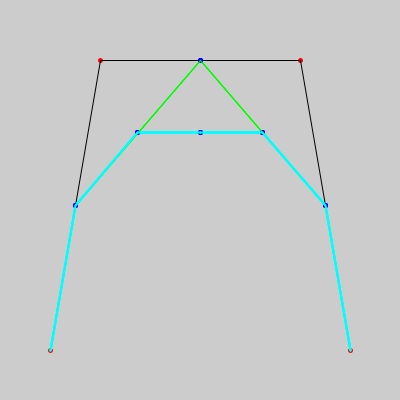
Frame 1 (no input)
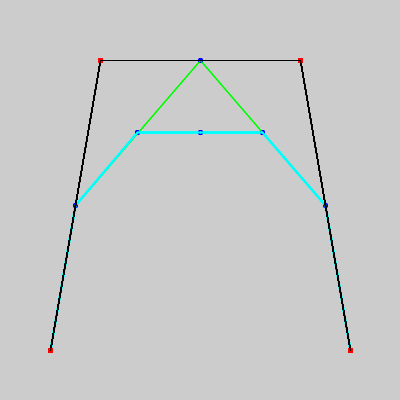
Frame 60 (the mouse pressed at the canvas centre just before this capture)
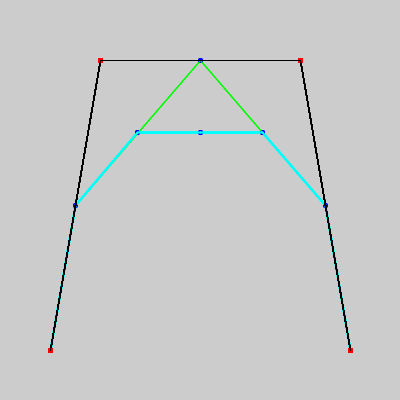
Frame 120 (the mouse held since frame 60 and released just before this capture)

The Processing sketch that drew these frames (run headless with seeded random() and noise(); from frame 60 on, the mouse is pressed at the canvas centre):

// Processing sketch: sketch_140930c
// ── sketch_140930c.pde
PVector [] P = {  


  new PVector( 50, 350 ), 


  new PVector(100, 60 ), 


  new PVector( 300, 60 ), 


  new PVector( 350, 350 ) 


};


PVector [] midpoint = new PVector[6];
PVector [] mPoint = new PVector[8];
PVector [] divPoint = new PVector[4];
PVector [] divPoint2 = new PVector[4];
PVector [] tmpPoint = new PVector[8];
int t= 0;

void setup() 
{ 

  size(400,400); 
   noFill(); 
  

} 



void draw() 
{ 
  stroke(255.0, 0.0, 0.0); 
  strokeWeight(5.0);
 PVector [] Q = new PVector [P.length];
  
  //P point 
  for(int i=0; i<Q.length; i++)
  {
    point(P[i].x,P[i].y);
  }
  stroke(0.0, 0.0, 0.0); 
  strokeWeight(1.0);
  for(int j=0; j<3; j++)
  {
     line(P[j].x,P[j].y,P[j+1].x,P[j+1].y);
  }
  
//    midpoint(P);
//    midpointLinePoint(midpoint);
//    P7toP8(P,midpoint);

 
  if(t<1)
  {
   BezierbyMid(P,4);
   t++;
  }
}

void midpoint(PVector [] n)
{
   for(int z=0; z<6; z++)
   {
      midpoint[z] = new PVector(0,0);
   }
   int cot =0;
   for(int i=0; i<3; i++)
   {
       midpoint[cot].x =  n[i].x +(n[i+1].x-n[i].x)/2;
       midpoint[cot].y =  n[i].y +(n[i+1].y-n[i].y)/2;
       cot++;
   }
   
   for(int j=0; j<2; j++)
   {
       midpoint[cot].x  = midpoint[j].x+(midpoint[j+1].x-midpoint[j].x)/2;
       midpoint[cot].y = midpoint[j].y+(midpoint[j+1].y-midpoint[j].y)/2;
       cot++;
   }
   
    midpoint[cot].x = midpoint[cot-2].x + (midpoint[cot-1].x- midpoint[cot-2].x)/2; 
    midpoint[cot].y = midpoint[cot-2].y + (midpoint[cot-1].y- midpoint[cot-2].y)/2; 
   
}


void midpointLinePoint(PVector [] n)
{
  
   stroke(0.0, 0.0,255.0); 
   strokeWeight(5.0);
   for(int i=0; i<n.length; i++)
   {
      point(n[i].x,n[i].y);   
   }
   
   stroke(0.0, 255.0,0.0); 
   strokeWeight(1.0);
   for(int j=0; j<3; j++)
   {
     if(j ==2)
     {
       line(n[j+1].x,n[j+1].y,n[j+2].x,n[j+2].y); 
     }
     else
     {
       line(n[j].x,n[j].y,n[j+1].x,n[j+1].y); 
     }
   }
}

void P7toP8(PVector [] n1, PVector [] n2)
{
  for(int z=0; z<8; z++)
   {
      mPoint[z] = new PVector(0,0);
   }
   
   mPoint[0] = n1[0];
   mPoint[7]= n1[3];
   
   mPoint[1] = n2[0];
   mPoint[2] = n2[3];
   mPoint[3] = n2[5];
   mPoint[4] = n2[5];
   mPoint[5] = n2[4];
   mPoint[6] = n2[2]; 
   
   stroke(0.0, 255.0,255.0); 
   strokeWeight(2.0);
   for(int i=0; i<7; i++)
   {
     line(mPoint[i].x,mPoint[i].y,mPoint[i+1].x,mPoint[i+1].y);
   }
   
   for(int i=0; i<8; i++)
   {
      print("!!!!!"+mPoint[i].x +"\t" +mPoint[i].y + "\n");
   }
}

void BezierbyMid(PVector [] n, int n1)
{
  for(int y=0; y<8; y++)
   {
      tmpPoint[y] = new PVector(0,0);
   }
  
  for(int z=0; z<4; z++)
   {
      divPoint[z] = new PVector(0,0);
   }
   
    for(int z=0; z<4; z++)
   {
      divPoint2[z] = new PVector(0,0);
   }
   for(int x=0; x<4; x++)
   {
       divPoint[x] = n[x]; 
   }
   int count =0;
   
   for(int i=0; i<n1; i++)
   {
       midpoint(P);
       midpointLinePoint(midpoint);
       P7toP8(P,midpoint);
       
   }
     
     
     
    
       
  
  
}
